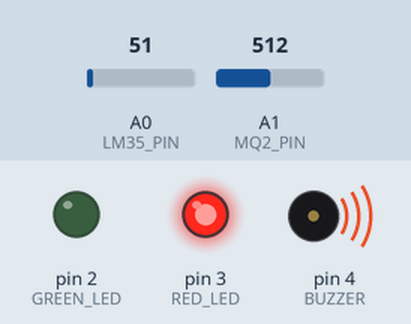
The sketch below on a simulated Arduino Uno, built with avr-gcc and run on an emulated ATmega328P. Parts: output pins drawn as LEDs (lit = HIGH), buzzer (waves = sounding, pin HIGH). The test bench sets the inputs (shaded band); at power-on: A1 (MQ2_PIN) = 512, A0 (LM35_PIN) = 51.

Above: at 1.8 s.
1.9 s: A1 (MQ2_PIN) set to 409
3.4 s: A1 (MQ2_PIN) set to 387
At 5.1 s:
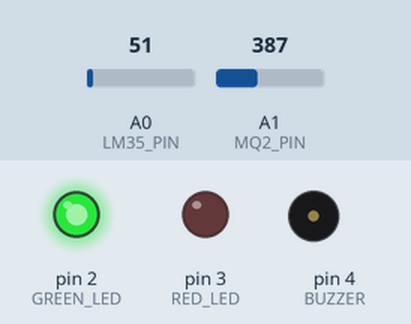
5.5 s: A1 (MQ2_PIN) set to 410
At 6.7 s:
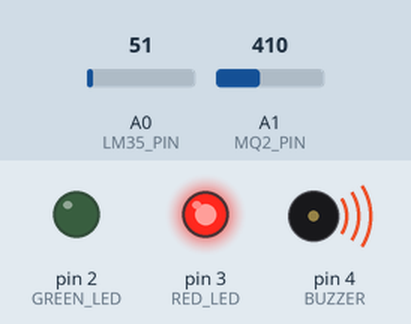
7.5 s: A1 (MQ2_PIN) set to 390
At 9.4 s:
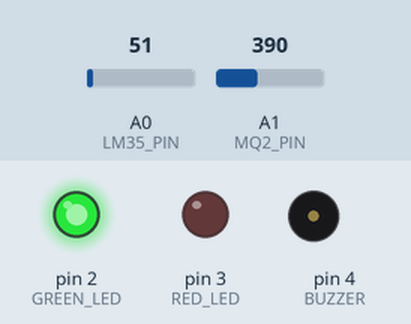
Timing chart, 0 to 10.5 s (numbered marks = the images above; inputs shaded):
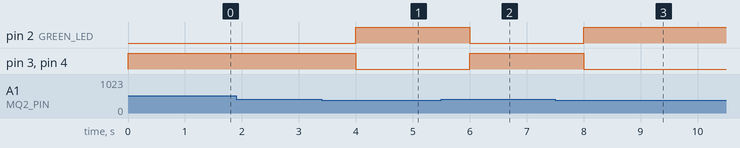

Measured:
- the behaviour switches between 401 and 400 on A1 (MQ2_PIN) (found by bisection; images 0 and 1)
- after the input at 1.9 s, every drawn part: stays the same
- after the input at 3.4 s, pin 2 (GREEN_LED): LOW → HIGH after 0.60 s; pin 3 (RED_LED), pin 4 (BUZZER): HIGH → LOW after 0.60 s
- after the input at 5.5 s, pin 2 (GREEN_LED): HIGH → LOW after 0.50 s; pin 3 (RED_LED), pin 4 (BUZZER): LOW → HIGH after 0.50 s
- after the input at 7.5 s, pin 2 (GREEN_LED): LOW → HIGH after 0.50 s; pin 3 (RED_LED), pin 4 (BUZZER): HIGH → LOW after 0.50 s

The sketch:

Temperature-Gas_Sensor_for_Medical_Purposes.ino
```cpp
#define GREEN_LED 2
#define RED_LED 3
#define BUZZER 4
#define LM35_PIN A0
#define MQ2_PIN A1

void setup() {
  pinMode(GREEN_LED, OUTPUT);
  pinMode(RED_LED, OUTPUT);
  pinMode(BUZZER, OUTPUT);
  Serial.begin(9600);
}

void loop() {
  float temperature = analogRead(LM35_PIN) * (5.0 / 1023.0) * 100; // Convert to Celsius
  int gasLevel = analogRead(MQ2_PIN); // Read gas sensor value

  if (temperature > 60 || gasLevel > 400) {
    digitalWrite(GREEN_LED, LOW);
    digitalWrite(RED_LED, HIGH);
    digitalWrite(BUZZER, HIGH);
  } else {
    digitalWrite(GREEN_LED, HIGH);
    digitalWrite(RED_LED, LOW);
    digitalWrite(BUZZER, LOW);
  }

  delay(1000); // Update every second
}
```
